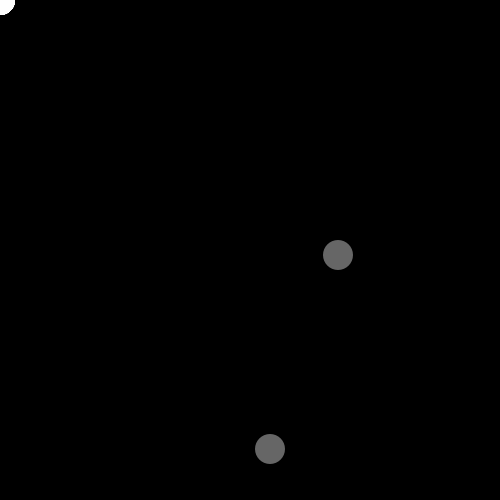
Frame 1 (no input)
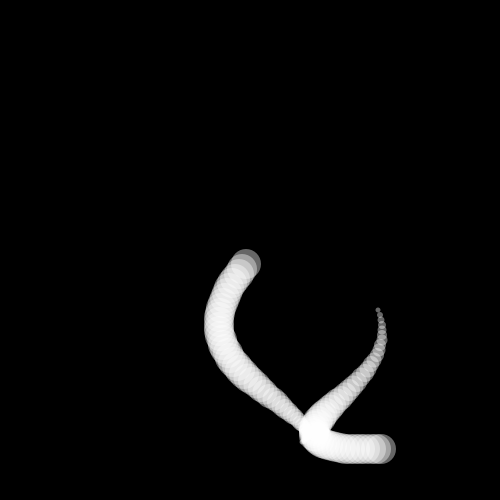
Frame 60 (the mouse pressed at the canvas centre just before this capture)
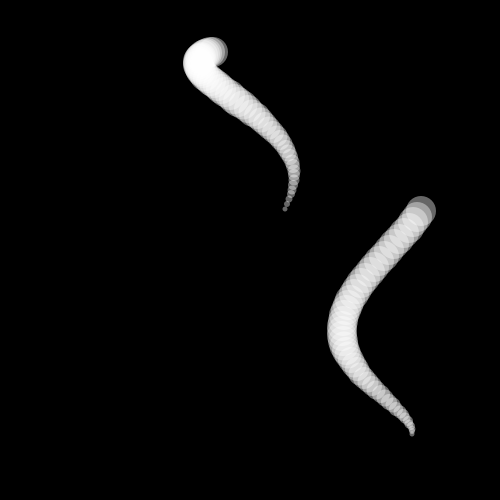
Frame 120 (the mouse held since frame 60 and released just before this capture)

The Processing sketch that drew these frames (run headless with seeded random() and noise(); from frame 60 on, the mouse is pressed at the canvas centre):

// Processing sketch: two_sin_worms
// ── two_sin_worms.pde
int num = 50;
int[] x1 = new int[num];
int[] y1 = new int[num];
int[] x2 = new int[num];
int[] y2 = new int[num];

void setup() {
  size(500, 500);
  noStroke();
  fill(255,102);
}

void draw() {
  background(0);
  for(int i = num-1; i > 0; i--) {
    x1[i] = x1[i-1];
    y1[i] = y1[i-1];
    x2[i] = x2[i-1];
    y2[i] = y2[i-1];
  }
  //add new values to beginning of array
  x1[0] = int( sin(frameCount/10.0)*width/12 + width/3 + width*cos(frameCount/150.0)/5);
  y1[0] = int( cos(frameCount/40.0)*height/2.5 + height/2);
  x2[0] = int( sin(frameCount/9.0)*width/12 + width*2/3 + width*sin(frameCount/150.0)/6);
  y2[0] = int( sin(frameCount/36.0)*height/2.5 + height/2);
  //draw circles 
  float radius = 30;
  for(int i = 0; i < num; i++) {
    radius-= i/25;
    ellipse(x1[i], y1[i], radius, radius);
    ellipse(x2[i], y2[i], radius, radius);
  }
}
